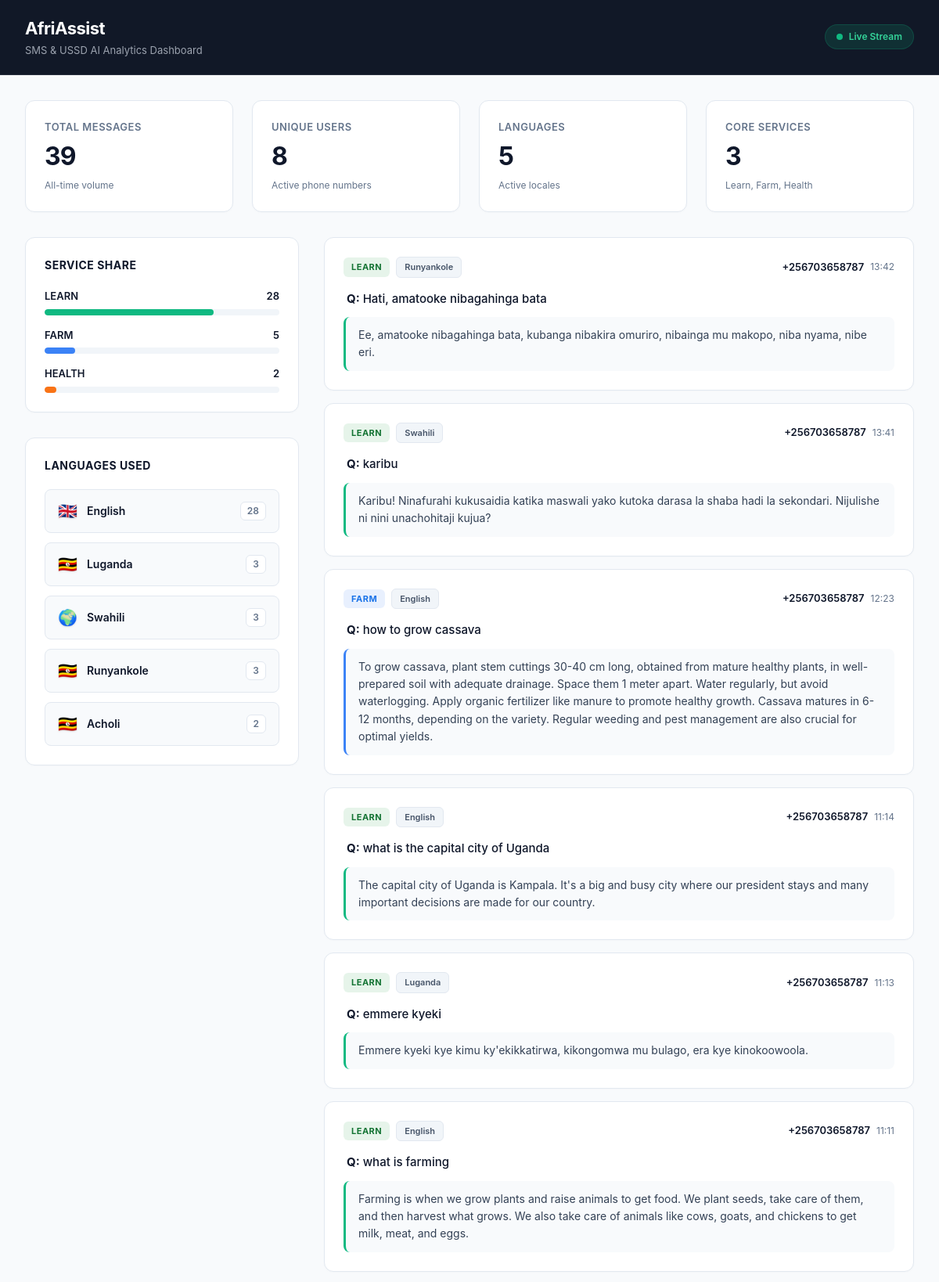
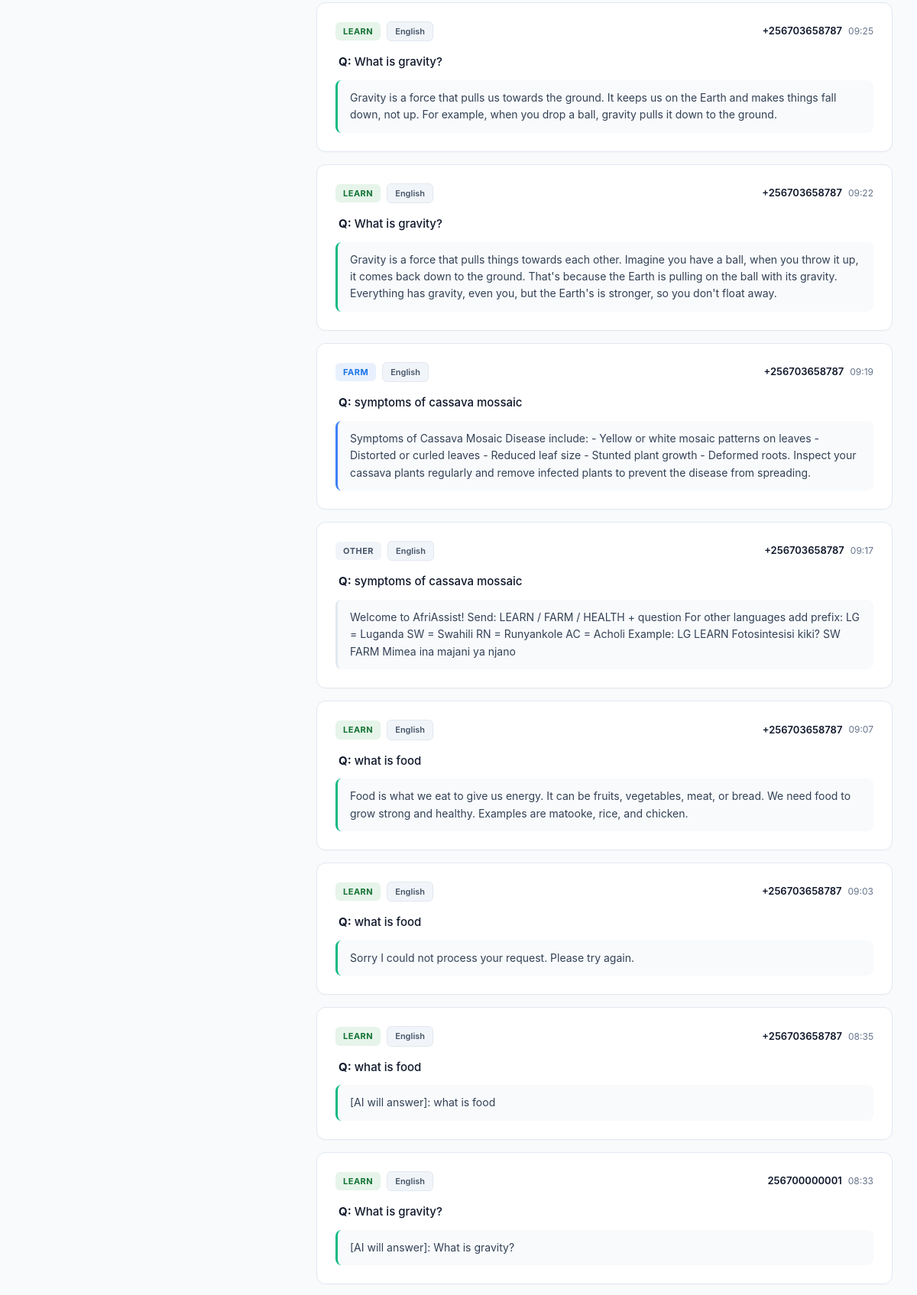
/dashboard/ (upper part), run on the app's committed database (2 pictures, top to bottom).
### api/models.py (models this page shows, shortened)
class Message(models.Model):
    TYPE_CHOICES = [
        ('LEARN', 'Learn'),
        ('FARM', 'Farm'),
        ('HEALTH', 'Health'),
        ('OTHER', 'Other'),
    ]
    LANGUAGE_CHOICES = [
        ('English', 'English'),
        ('Luganda', 'Luganda'),
        ('Swahili', 'Swahili'),
        ('Runyankole', 'Runyankole'),
        ('Acholi', 'Acholi'),
    ]
    phone = models.CharField(max_length=20)
    message_type = models.CharField(max_length=10, choices=TYPE_CHOICES)
    language = models.CharField(max_length=20, choices=LANGUAGE_CHOICES, default='English')
    question = models.TextField()
    answer = models.TextField()
    created_at = models.DateTimeField(auto_now_add=True)

### api/views.py (the view)
# urls.py: path('dashboard/', dashboard, name='dashboard'),
def dashboard(request):
    messages = Message.objects.all().order_by('-created_at')
    total = messages.count()
    learn_count = messages.filter(message_type='LEARN').count()
    farm_count = messages.filter(message_type='FARM').count()
    health_count = messages.filter(message_type='HEALTH').count()
    unique_users = messages.values('phone').distinct().count()
    context = {
        'messages': messages[:20],
        'total': total,
        'learn_count': learn_count,
        'farm_count': farm_count,
        'health_count': health_count,
        'unique_users': unique_users,
        'learn_pct': round((learn_count / total * 100) if total > 0 else 0),
        'farm_pct': round((farm_count / total * 100) if total > 0 else 0),
        'health_pct': round((health_count / total * 100) if total > 0 else 0),
        'english_count': messages.filter(language='English').count(),
        'luganda_count': messages.filter(language='Luganda').count(),
        'swahili_count': messages.filter(language='Swahili').count(),
        'runyankole_count': messages.filter(language='Runyankole').count(),
        'acholi_count': messages.filter(language='Acholi').count(),
    }
    return render(request, 'dashboard.html', context)

### api/templates/dashboard.html (shortened to what this page needs)
<!DOCTYPE html>
<html lang="en">
<head>
</head>
<body>
<div class="header">
  <div>
    <h1>AfriAssist</h1>
    <p>SMS & USSD AI Analytics Dashboard</p>
  </div>
  <div class="live"><div class="dot"></div> Live Stream</div>
</div>
<div class="dashboard-container">
  <div class="stats">
    <div class="stat">
      <div class="stat-label">Total Messages</div>
      <div class="stat-value">{{ total }}</div>
      <div class="stat-sub">All-time volume</div>
    </div>
    <div class="stat">
      <div class="stat-label">Unique Users</div>
      <div class="stat-value">{{ unique_users }}</div>
      <div class="stat-sub">Active phone numbers</div>
    </div>
    <div class="stat">
      <div class="stat-label">Languages</div>
      <div class="stat-value">5</div>
      <div class="stat-sub">Active locales</div>
    </div>
    <div class="stat">
      <div class="stat-label">Core Services</div>
      <div class="stat-value">3</div>
      <div class="stat-sub">Learn, Farm, Health</div>
    </div>
  </div>
  <div class="main-grid">
    <div class="sidebar">
      <div class="section-card">
        <div class="section-title">Service Share</div>
        <div class="bar-row">
          <div class="bar-label"><span>LEARN</span><span>{{ learn_count }}</span></div>
          <div class="bar-track"><div class="bar-fill learn-fill" style="width: {{ learn_pct }}%"></div></div>
        </div>
        <div class="bar-row">
          <div class="bar-label"><span>FARM</span><span>{{ farm_count }}</span></div>
          <div class="bar-track"><div class="bar-fill farm-fill" style="width: {{ farm_pct }}%"></div></div>
        </div>
        <div class="bar-row">
          <div class="bar-label"><span>HEALTH</span><span>{{ health_count }}</span></div>
          <div class="bar-track"><div class="bar-fill health-fill" style="width: {{ health_pct }}%"></div></div>
        </div>
      </div>
      <div class="section-card">
        <div class="section-title">Languages Used</div>
        <div class="lang-list">
          <div class="lang-card">
            <div class="lang-info">
              <span class="lang-flag">🇬🇧</span>
              <span class="lang-name">English</span>
            </div>
            <span class="lang-count">{{ english_count }}</span>
          </div>
          <div class="lang-card">
            <div class="lang-info">
              <span class="lang-flag">🇺🇬</span>
              <span class="lang-name">Luganda</span>
            </div>
            <span class="lang-count">{{ luganda_count }}</span>
          </div>
          <div class="lang-card">
            <div class="lang-info">
              <span class="lang-flag">🌍</span>
              <span class="lang-name">Swahili</span>
            </div>
            <span class="lang-count">{{ swahili_count }}</span>
          </div>
          <div class="lang-card">
            <div class="lang-info">
              <span class="lang-flag">🇺🇬</span>
              <span class="lang-name">Runyankole</span>
            </div>
            <span class="lang-count">{{ runyankole_count }}</span>
          </div>
          <div class="lang-card">
            <div class="lang-info">
              <span class="lang-flag">🇺🇬</span>
              <span class="lang-name">Acholi</span>
            </div>
            <span class="lang-count">{{ acholi_count }}</span>
          </div>
        </div>
      </div>
    </div>
    <div class="feed-column">
      <div class="feed">
        {% if messages %}
          {% for msg in messages %}
          <div class="msg-card">
            <div class="msg-meta">
              <span class="badge {% if msg.message_type == 'LEARN' %}learn-badge{% elif msg.message_type == 'FARM' %}farm-badge{% elif msg.message_type == 'HEALTH' %}health-badge{% else %}other-badge{% endif %}">
                {{ msg.message_type }}
              </span>
              <span class="lang-badge">{{ msg.language }}</span>
              <span class="msg-phone">{{ msg.phone }}</span>
              <span class="msg-time">{{ msg.created_at|date:"H:i" }}</span>
            </div>
            <div class="msg-body">
              <div class="msg-q"><strong>Q:</strong> {{ msg.question }}</div>
              <div class="msg-a">{{ msg.answer }}</div>
            </div>
          </div>
          {% endfor %}
        {% else %}
          <div class="empty">
            <p>No transactions streaming yet. Send an SMS or interact with the USSD endpoint to update this view live.</p>
          </div>
        {% endif %}
      </div>
    </div>
  </div>
</div>
</body>
</html>

### data on the page
Message: message_type "LEARN", language "Runyankole", phone "+256703658787", created_at "13:42", question "Hati, amatooke nibagahinga bata", answer "Ee, amatooke nibagahinga bata, kubanga nibakira omuriro, nibainga mu makopo, niba nyama, nibe eri."
Message: message_type "LEARN", language "Swahili", phone "+256703658787", created_at "13:41", question "karibu", answer "Karibu! Ninafurahi kukusaidia katika maswali yako kutoka darasa la shaba hadi la sekondari. Nijulishe ni nini unachohitaji kujua?"
Message: message_type "FARM", language "English", phone "+256703658787", created_at "12:23", question "how to grow cassava", answer "To grow cassava, plant stem cuttings 30-40 cm long, obtained from mature healthy plants, in well-prepared soil with adequate drainage. Space them 1 meter apart. Water regularly, but avoid waterlogging. Apply organic fertilizer like manure to promote healthy growth. Cassava matures in 6-12 months, depending on the variety. Regular weeding and pest management are also crucial for optimal yields."
Message: message_type "LEARN", language "English", phone "+256703658787", created_at "11:14", question "what is the capital city of Uganda", answer "The capital city of Uganda is Kampala. It's a big and busy city where our president stays and many important decisions are made for our country."
Message: message_type "LEARN", language "Luganda", phone "+256703658787", created_at "11:13", question "emmere kyeki", answer "Emmere kyeki kye kimu ky'ekikkatirwa, kikongomwa mu bulago, era kye kinokoowoola."
Message: message_type "LEARN", language "English", phone "+256703658787", created_at "11:11", question "what is farming", answer "Farming is when we grow plants and raise animals to get food. We plant seeds, take care of them, and then harvest what grows. We also take care of animals like cows, goats, and chickens to get milk, meat, and eggs."
Message: message_type "LEARN", language "English", phone "+256703658787", created_at "09:25", question "What is gravity?", answer "Gravity is a force that pulls us towards the ground. It keeps us on the Earth and makes things fall down, not up. For example, when you drop a ball, gravity pulls it down to the ground."
Message: message_type "LEARN", language "English", phone "+256703658787", created_at "09:22", question "What is gravity?", answer "Gravity is a force that pulls things towards each other. Imagine you have a ball, when you throw it up, it comes back down to the ground. That's because the Earth is pulling on the ball with its gravity. Everything has gravity, even you, but the Earth's is stronger, so you don't float away."
Message: message_type "FARM", language "English", phone "+256703658787", created_at "09:19", question "symptoms of cassava mossaic", answer "Symptoms of Cassava Mosaic Disease include: - Yellow or white mosaic patterns on leaves - Distorted or curled leaves - Reduced leaf size - Stunted plant growth - Deformed roots. Inspect your cassava plants regularly and remove infected plants to prevent the disease from spreading."
Message: message_type "OTHER", language "English", phone "+256703658787", created_at "09:17", question "symptoms of cassava mossaic", answer "Welcome to AfriAssist! Send: LEARN / FARM / HEALTH + question For other languages add prefix: LG = Luganda SW = Swahili RN = Runyankole AC = Acholi Example: LG LEARN Fotosintesisi kiki? SW FARM Mimea ina majani ya njano"
Message: message_type "LEARN", language "English", phone "+256703658787", created_at "09:07", question "what is food", answer "Food is what we eat to give us energy. It can be fruits, vegetables, meat, or bread. We need food to grow strong and healthy. Examples are matooke, rice, and chicken."
Message: message_type "LEARN", language "English", phone "+256703658787", created_at "09:03", question "what is food", answer "Sorry I could not process your request. Please try again."
Message: message_type "LEARN", language "English", phone "+256703658787", created_at "08:35", question "what is food", answer "[AI will answer]: what is food"
Message: message_type "LEARN", language "English", phone "256700000001", created_at "08:33", question "What is gravity?", answer "[AI will answer]: What is gravity?"

### other printed values
{{ total }} "39"
{{ unique_users }} "8"
{{ learn_count }} "28"
{{ farm_count }} "5"
{{ health_count }} "2"
{{ english_count }} "28"
{{ luganda_count }} "3"
{{ swahili_count }} "3"
{{ runyankole_count }} "3"
{{ acholi_count }} "2"
